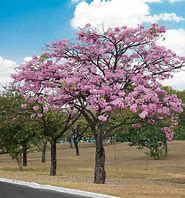
#> input picture Procesamiento de imágenes/ANA04_Cader_Fernanda/arbol.jpg, 185 x 198 px
$ jupyter execute ANA04_Cader_Fernanda.ipynb
#> lines starting #> are read from the running program, lines starting #| are printed output that depends on the picture
Ejercicio 1 - Traslación de una imagen.

Cree una función en Python que tome una imagen y dos valores `x` e `y`, y devuelva la imagen trasladada `x` píxeles horizontalmente e `y` píxeles verticalmente.

[cell 1]
import cv2
import numpy as np

# Cargar la imagen
imagen = cv2.imread("arbol.jpg")
#> imagen is the input picture: shape (198, 185, 3); mean B, G, R 132.1, 133.1, 136.2

# Redimensionar la imagen (para efectos prácticos)
imagen = cv2.resize(imagen, (100, 50))
#> imagen: shape (50, 100, 3)

# Obtener las dimensiones de la imagen redimensionada
alto, ancho, _ = imagen.shape
#> alto = 50; ancho = 100

# Definir la traslación en x e y
tx = 10
ty = 2

# Crear la matriz de transformación para la traslación
mT = np.array([[1, 0, tx], [0, 1, ty]], np.float32)

# Aplicar la traslación a la imagen
imagen_trasladada = cv2.warpAffine(imagen, mT, (ancho, alto))

# Mostrar la imagen original y la imagen trasladada
cv2.namedWindow("Original", cv2.WINDOW_NORMAL)
cv2.namedWindow("Trasladada", cv2.WINDOW_NORMAL)
cv2.imshow("Original", imagen)
cv2.imshow("Trasladada", imagen_trasladada)
cv2.waitKey(0)
cv2.destroyAllWindows()

Ejercicio 2 - Rotación de una imagen.

Cree una función en Python que tome una imagen y un ángulo, y devuelva la imagen rotada en el ángulo dado.

[cell 2]
import cv2
import numpy as np

# Cargar la imagen
imagen = cv2.imread('perro.jpg')
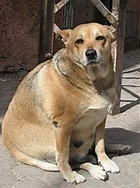
#> input picture Procesamiento de imágenes/ANA04_Cader_Fernanda/perro.jpg, 140 x 188 px
#> imagen is the input picture: shape (188, 140, 3); mean B, G, R 98.4, 116.6, 133.3

# Obtener las dimensiones de la imagen
ancho = imagen.shape[1] # columnas
#> ancho = 140
alto = imagen.shape[0] # filas
#> alto = 188

# Rotación
M = cv2.getRotationMatrix2D((ancho//2, alto//2), 45, 1) # matriz de rotación, rotamos 45 grados
imagen_rotada = cv2.warpAffine(imagen, M, (ancho, alto)) # rotamos la imagen

# Mostrar la imagen original y la imagen rotada
cv2.imshow('Imagen de entrada', imagen)
cv2.imshow('Imagen de salida', imagen_rotada)
cv2.waitKey(0)
cv2.destroyAllWindows()

Ejercicio 3 - Escalado de una imagen.

Cree una función en Python que tome una imagen y dos factores de escala, `fx` y `fy`, y devuelva la imagen escalada por los factores dados.

[cell 3]
import cv2

def escalar_imagen(imagen, fx, fy):
    # Escalar la imagen
    imagen_escalada = cv2.resize(imagen, None, fx=fx, fy=fy, interpolation=cv2.INTER_LINEAR)
    return imagen_escalada

# Ejemplo de uso
imagen = cv2.imread('gato.jpg')  # Cargar la imagen
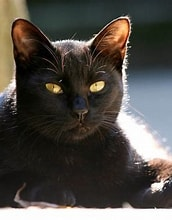
#> input picture Procesamiento de imágenes/ANA04_Cader_Fernanda/gato.jpg, 172 x 220 px
#> imagen is the input picture: shape (220, 172, 3); mean B, G, R 70.3, 75.8, 79.6

# Escalar la imagen por los factores 1.5 en ambas direcciones
imagen_escalada = escalar_imagen(imagen, 1.5, 1.5)

# Mostrar la imagen original y la imagen escalada
cv2.imshow('Imagen original', imagen)
cv2.imshow('Imagen escalada', imagen_escalada)
cv2.waitKey(0)
cv2.destroyAllWindows()

Ejercicio 4 - Operaciones aritméticas con imágenes.

Cree una función en Python que tome dos imágenes y realice las siguientes operaciones aritméticas: suma, resta, multiplicación y mezcla (ponderada).

[cell 4]
import cv2

def operaciones_aritmeticas(imagen1, imagen2):
    # Suma de imágenes
    suma = cv2.add(imagen1, imagen2)
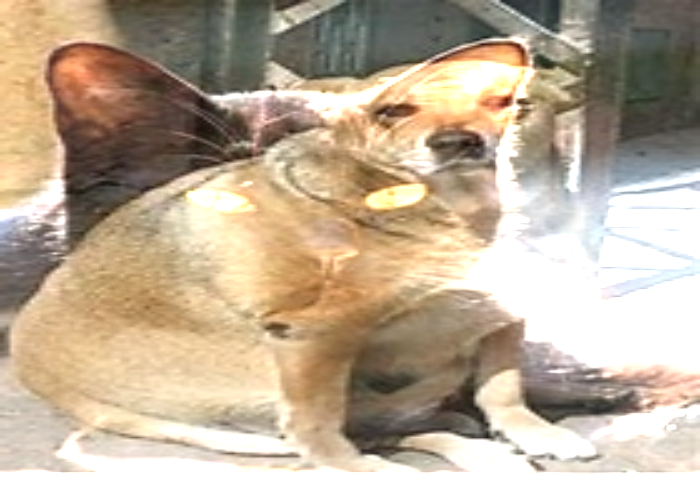
#> suma: shape (500, 700, 3); mean B, G, R 151.8, 173.3, 189.8

    # Resta de imágenes
    resta = cv2.subtract(imagen1, imagen2)
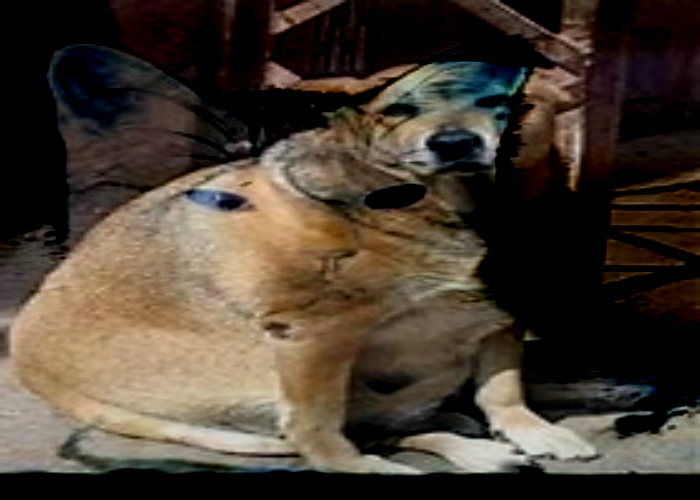
#> resta: shape (500, 700, 3); mean B, G, R 50, 61.5, 72.5

    # Multiplicación de imágenes
    multiplicacion = cv2.multiply(imagen1, imagen2)
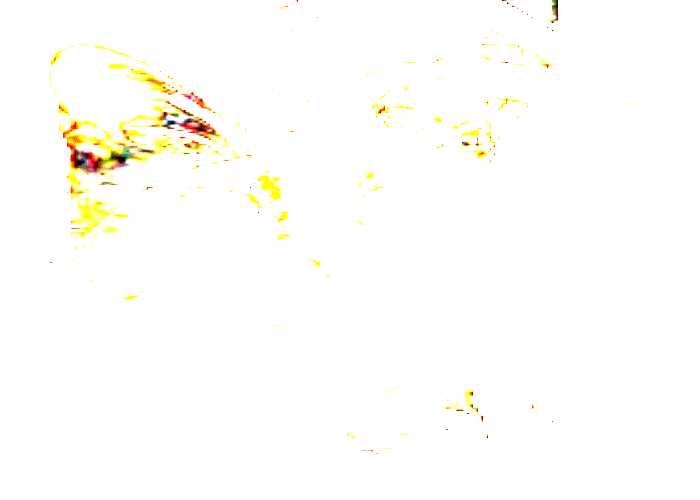
#> multiplicacion: shape (500, 700, 3); mean B, G, R 250.2, 253.7, 254.5

    # Mezcla ponderada de imágenes (alpha*imagen1 + beta*imagen2 + gamma)
    alpha = 0.5
    beta = 0.5
    gamma = 0
    mezcla_ponderada = cv2.addWeighted(imagen1, alpha, imagen2, beta, gamma)
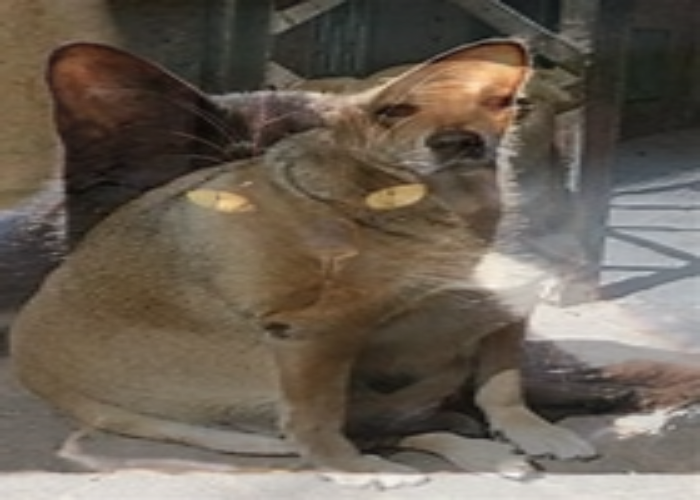
#> mezcla_ponderada: shape (500, 700, 3); mean B, G, R 84.2, 96.1, 106.3
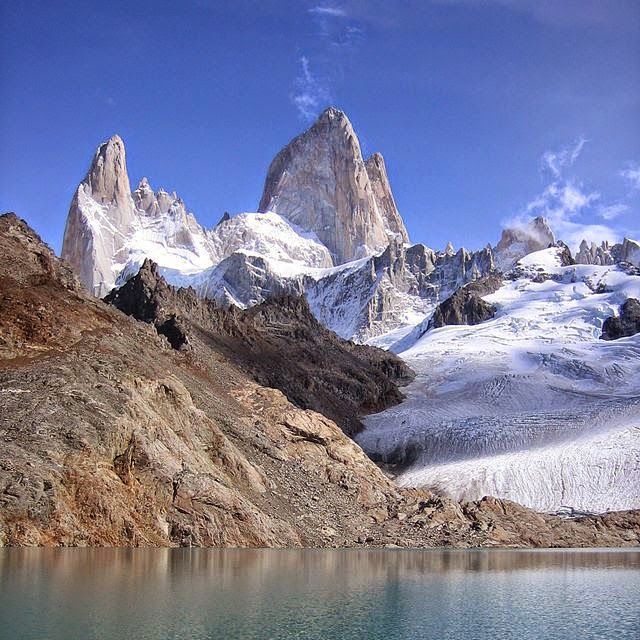
#> input picture Procesamiento de imágenes/ANA04_Cader_Fernanda/monte.jpg, 640 x 640 px
#> further down, imagen_original is the input picture: shape (640, 640, 3); mean B, G, R 153.3, 124.5, 122.7

    return suma, resta, multiplicacion, mezcla_ponderada

# Cargar las imágenes
imagen1 = cv2.imread('perro.jpg')
imagen2 = cv2.imread('gato.jpg')

# Redimensionar las imágenes (opcional)
imagen1 = cv2.resize(imagen1, (700, 500))
imagen2 = cv2.resize(imagen2, (700, 500))

# Realizar operaciones aritméticas
suma, resta, multiplicacion, mezcla_ponderada = operaciones_aritmeticas(imagen1, imagen2)

# Mostrar las imágenes y los resultados
cv2.imshow('Imagen 1', imagen1)
cv2.imshow('Imagen 2', imagen2)
cv2.imshow('Suma', suma)
cv2.imshow('Resta', resta)
cv2.imshow('Multiplicacion', multiplicacion)
cv2.imshow('Mezcla Ponderada', mezcla_ponderada)
cv2.waitKey(0)
cv2.destroyAllWindows()

Ejercicio 5 - Aplicación de las operaciones.

Utilizando las funciones creadas en los ejercicios anteriores, realice las siguientes tareas:

Tome una imagen y aplíquele una traslación de 50 píxeles a la derecha y 100 píxeles hacia abajo.
Rote la imagen resultante 45 grados.
Escale la imagen resultante por un factor de 0.5 en ambas dimensiones.
Suma la imagen resultante con la imagen original. Muestre y compare ambas imágenes.

[cell 5]
import cv2
import numpy as np

# Función para aplicar una traslación a una imagen
def trasladar_imagen(imagen, tx, ty):
#> called with tx = 50, ty = 100
    filas, columnas, _ = imagen.shape
#> filas = 640; columnas = 640
    matriz_traslacion = np.float32([[1, 0, tx], [0, 1, ty]])
    imagen_trasladada = cv2.warpAffine(imagen, matriz_traslacion, (columnas, filas))
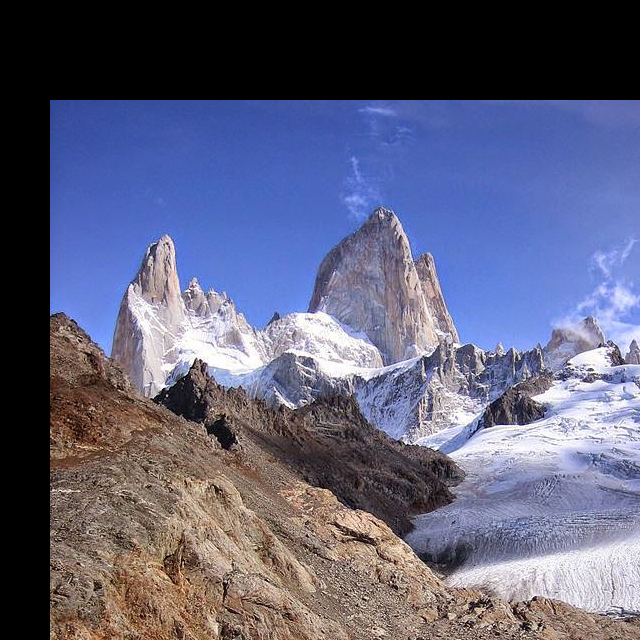
#> imagen_trasladada: shape (640, 640, 3); mean B, G, R 122, 95.9, 94.3
    return imagen_trasladada

# Función para rotar una imagen
def rotar_imagen(imagen, angulo):
#> called with angulo = 45
    filas, columnas, _ = imagen.shape
#> filas = 640; columnas = 640
    centro = (columnas // 2, filas // 2)
#> centro = (320, 320)
    matriz_rotacion = cv2.getRotationMatrix2D(centro, angulo, 1)
    imagen_rotada = cv2.warpAffine(imagen, matriz_rotacion, (columnas, filas))
#> imagen_rotada: shape (640, 640, 3)
    return imagen_rotada

# Función para escalar una imagen
def escalar_imagen(imagen, fx, fy):
#> called with fx = 0.5, fy = 0.5
    imagen_escalada = cv2.resize(imagen, None, fx=fx, fy=fy, interpolation=cv2.INTER_LINEAR)
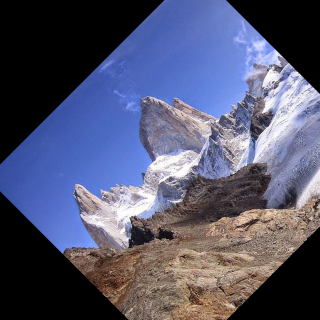
#> imagen_escalada: shape (320, 320, 3); mean B, G, R 110.9, 85.5, 83.2
    return imagen_escalada

# Leer la imagen original
imagen_original = cv2.imread('monte.jpg')

# Aplicar traslación de 50 píxeles a la derecha y 100 píxeles hacia abajo
imagen_trasladada = trasladar_imagen(imagen_original, 50, 100)

# Rotar la imagen resultante 45 grados
imagen_rotada = rotar_imagen(imagen_trasladada, 45)

# Escalar la imagen resultante por un factor de 0.5 en ambas dimensiones
imagen_escalada = escalar_imagen(imagen_rotada, 0.5, 0.5)

# Redimensionar la imagen original para que coincida con las dimensiones de la imagen escalada
imagen_original_redimensionada = cv2.resize(imagen_original, (imagen_escalada.shape[1], imagen_escalada.shape[0]))

# Sumar la imagen resultante con la imagen original redimensionada
imagen_sumada = cv2.add(imagen_original_redimensionada, imagen_escalada)
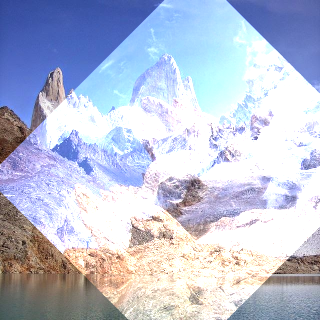
#> imagen_sumada: shape (320, 320, 3); mean B, G, R 213.9, 192.8, 186.1

# Mostrar y comparar ambas imágenes
cv2.imshow('Imagen Original', imagen_original_redimensionada)
cv2.imshow('Imagen Sumada', imagen_sumada)
cv2.waitKey(0)
cv2.destroyAllWindows()
